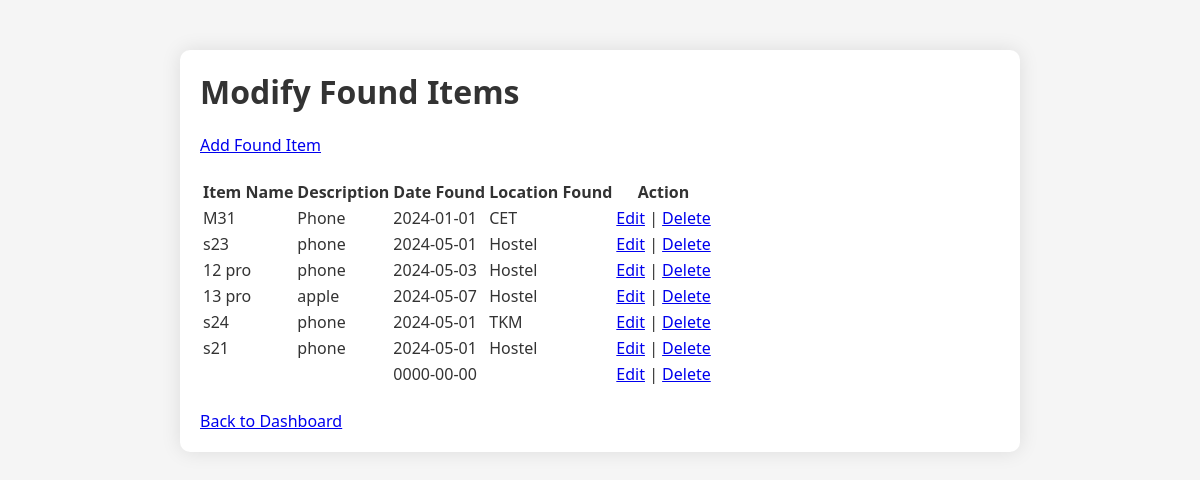
/modify_found_items.php (signed in), run on an earlier commit of the app's database.
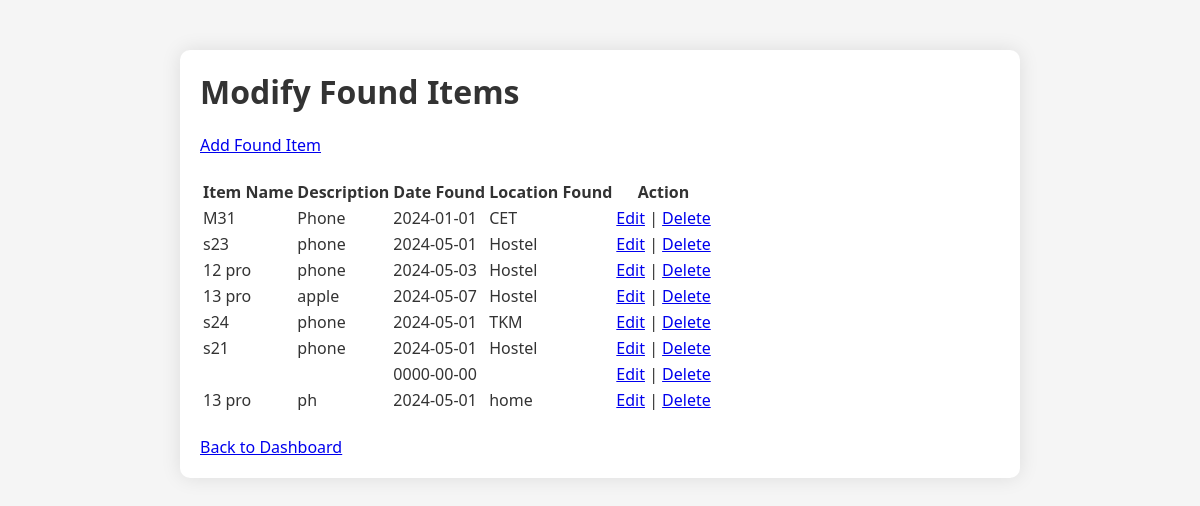
And on a later commit of the database.
### tables this page shows
CREATE TABLE `founditems` (
  `FoundItemID` int(11) NOT NULL,
  `UserID` int(11) DEFAULT NULL,
  `LostItemID` int(11) DEFAULT NULL,
  `DateFound` date DEFAULT NULL,
  `LocationFound` varchar(100) DEFAULT NULL,
  `ItemName` varchar(100) NOT NULL,
  `Description` varchar(255) NOT NULL,
  `category_id` int(11) NOT NULL
);

### modify_found_items.php (the view, shortened to what this page needs)
<?php
include_once "db_connection.php";
$sql = "SELECT * FROM FoundItems";
$result = $conn->query($sql);
?>
<!DOCTYPE html>
<html lang="en">
<head>
<link rel="stylesheet" href="admin_styles.css">
</head>
<body>
<div class="container">
    <h1>Modify Found Items</h1>
    <a href="add_found.php">Add Found Item</a>
    <br><br>
    <table>
        <tr>
            <th>Item Name</th>
            <th>Description</th>
            <th>Date Found</th>
            <th>Location Found</th>
            <th>Action</th>
        </tr>
        <?php
        if ($result->num_rows > 0) {
            while ($row = $result->fetch_assoc()) {
                echo "<tr>";
                echo "<td>" . $row["ItemName"] . "</td>";
                echo "<td>" . $row["Description"] . "</td>";
                echo "<td>" . $row["DateFound"] . "</td>";
                echo "<td>" . $row["LocationFound"] . "</td>";
                echo "<td><a href='edit_found_item.php?id=" . $row["FoundItemID"] . "'>Edit</a> | <a href='delete_found_item.php?id=" . $row["FoundItemID"] . "'>Delete</a></td>";
                echo "</tr>";
            }
        } else {
            echo "<tr><td colspan='5'>No found items found.</td></tr>";
        }
        ?>
    </table>
    <br>
    <a href="admin_dashboard.php">Back to Dashboard</a>
</body>
</html>

What changed in the data, as far as the page shows it:
added founditems: ItemName "13 pro", Description "ph", DateFound "2024-05-01", LocationFound "home"
